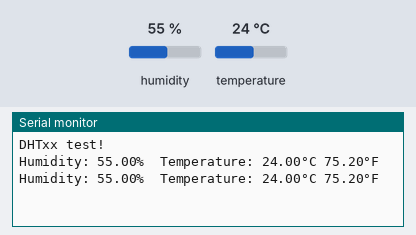
The sketch below on a simulated ESP32. Shown: the last lines printed to the serial monitor. The inputs (shaded band) are chosen by the test bench; at power-on: humidity 55 %, temperature 24 °C.

Above: at 4.8 s.
4.9 s: humidity set to 22 %
At 7.0 s:
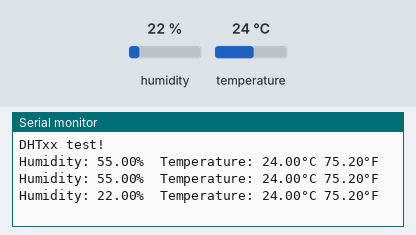
7.9 s: temperature set to 12 °C
At 9.4 s:
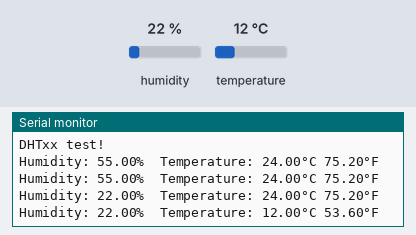
10.9 s: humidity set to 40 %
At 12.9 s:
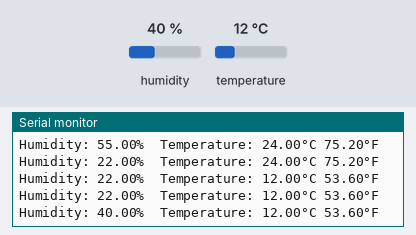
Timing chart, 0 to 14.4 s (numbered marks = the images above; inputs shaded):
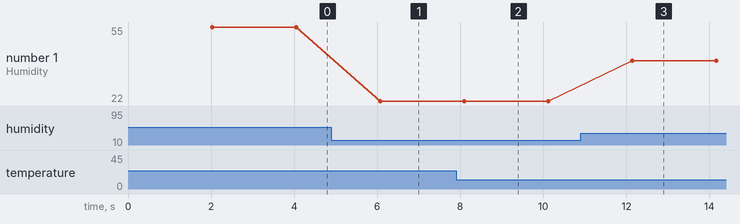

Measured:
- after the input at 4.9 s, the serial monitor: prints a new line after 1.2 s (image 1)
- after the input at 7.9 s, the serial monitor: prints a new line after 0.19 s (image 2)
- after the input at 10.9 s, the serial monitor: prints a new line after 1.2 s (image 3)
- plotted number 1: 55 → 22 after the input at 4.9 s, 22 → 40 after the input at 10.9 s

The sketch:

humiditysensorforesp32.ino
```cpp
/*the right pin is for data - g26
  the middle pin is 5v power
  the right pin is GND
*/


#include "DHT.h"
#define DHTPIN 26
#define DHTTYPE DHT11
DHT dht(DHTPIN, DHTTYPE);
void setup() {
  Serial.begin(115200);
  Serial.println(F("DHTxx test!"));
  dht.begin();
}
void loop() {
  delay(2000);
  float h = dht.readHumidity();
  float t = dht.readTemperature();  /*Read default temperature in Celsius*/
  float f = dht.readTemperature(true);  /*Read temperature in Fahrenheit*/
  if (isnan(h) || isnan(t) || isnan(f)) {   /*if condition to check all reading taken or not*/
    Serial.println(F("Failed to read from DHT sensor!"));
    return;
  }
  Serial.print(F("Humidity: ")); /*prints humidity value*/
  Serial.print(h);
  Serial.print(F("%  Temperature: "));
  Serial.print(t);
  Serial.print(F("°C ")); /*prints temperature in Celsius*/
  Serial.print(f);
  Serial.println(F("°F ")); /*prints temperature in Fahrenheit*/
}
```
